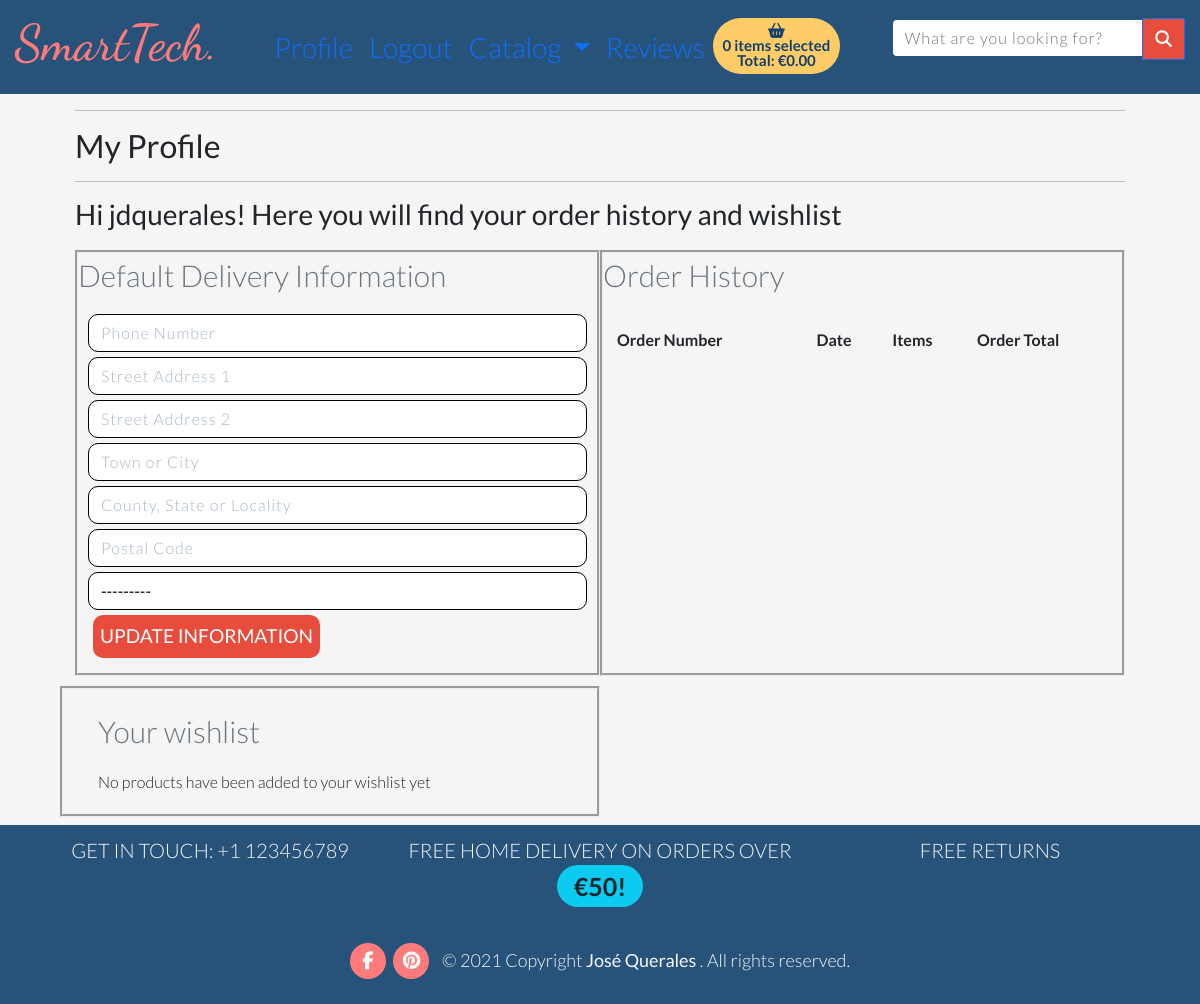
Page /profiles/ (signed in) on the earlier database version.
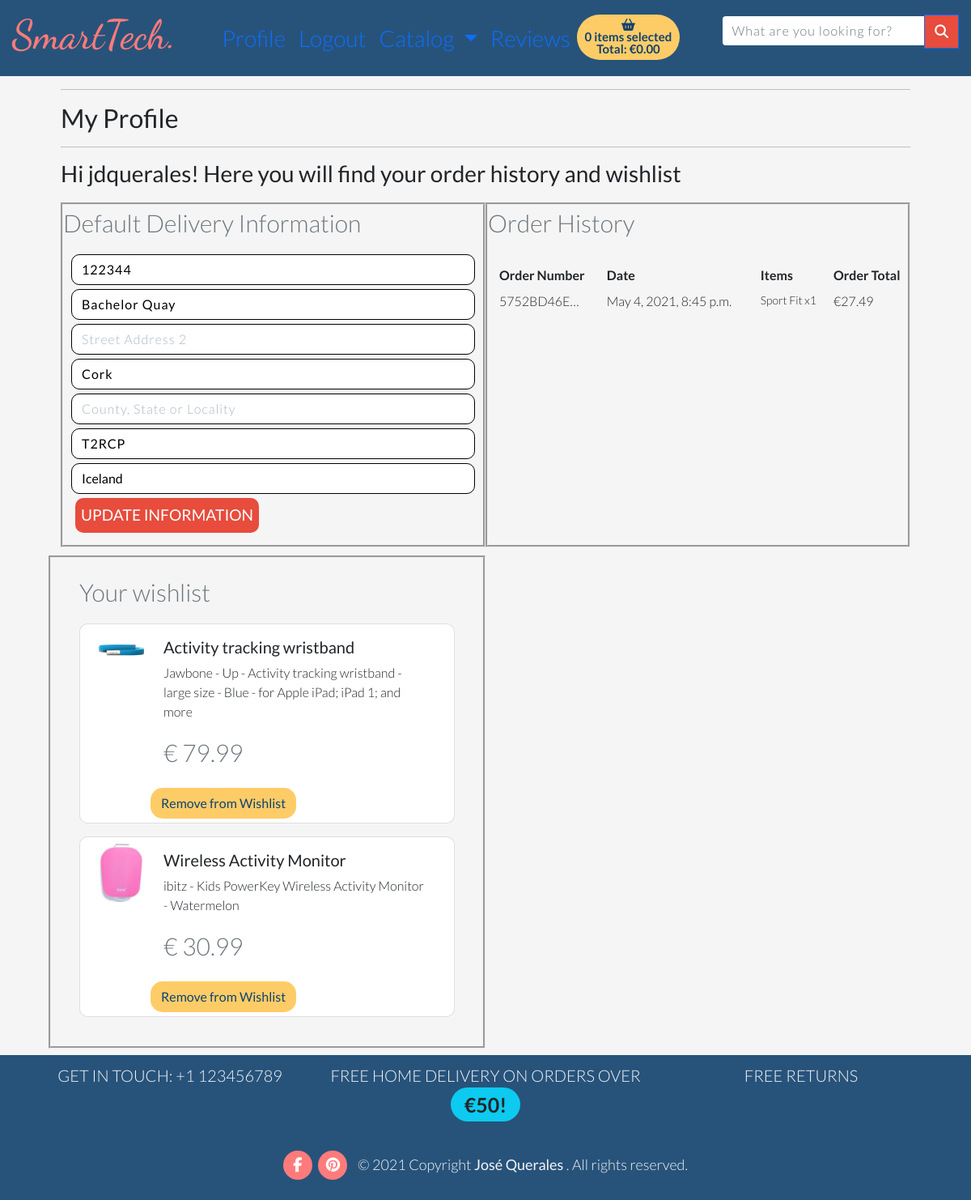
Same page on the later database version.
### profiles/models.py (models this page shows)
class UserProfile(models.Model):
    user = models.OneToOneField(User,primary_key=True, on_delete=models.CASCADE)
    default_phone_number = models.CharField(max_length=20, null=True, blank=True)
    default_street_address1 = models.CharField(max_length=80, null=True, blank=True)
    default_street_address2 = models.CharField(max_length=80, null=True, blank=True)
    default_town_or_city = models.CharField(max_length=40, null=True, blank=True)
    default_county = models.CharField(max_length=80, null=True, blank=True)
    default_postcode = models.CharField(max_length=20, null=True, blank=True)
    default_country = CountryField(blank_label='Country', null=True, blank=True)
    def __str__(self):
        return self.user.username

### checkout/models.py (models this page shows, shortened)
class Order(models.Model):
    order_number = models.CharField(max_length=32, null=False, editable=False)
    user_profile = models.ForeignKey(UserProfile, on_delete=models.SET_NULL,
                                 null=True, blank=True, related_name='orders')
    full_name = models.CharField(max_length=50, null=False, blank=False)
    email = models.EmailField(max_length=254, null=False, blank=False)
    phone_number = models.CharField(max_length=20, null=False, blank=False)
    country = CountryField(blank_label='Country *', null=False, blank=False)
    postcode = models.CharField(max_length=20, null=True, blank=True)
    town_or_city = models.CharField(max_length=40, null=False, blank=False)
    street_address1 = models.CharField(max_length=80, null=False, blank=False)
    street_address2 = models.CharField(max_length=80, null=True, blank=True)
    county = models.CharField(max_length=80, null=True, blank=True)
    date = models.DateTimeField(auto_now_add=True)
    delivery_cost = models.DecimalField(max_digits=6, decimal_places=2, null=False, default=0)
    order_total = models.DecimalField(max_digits=10, decimal_places=2, null=False, default=0)
    grand_total = models.DecimalField(max_digits=10, decimal_places=2, null=False, default=0)
    original_cart = models.TextField(null=False, blank=False, default='')
    stripe_pid = models.CharField(max_length=254, null=False, blank=False, default='')
    def __str__(self):
        return self.order_number

class OrderLineItem(models.Model):
    order = models.ForeignKey(Order, null=False, blank=False, on_delete=models.CASCADE, related_name='lineitems')
    product = models.ForeignKey(Product, null=False, blank=False, on_delete=models.CASCADE)
    quantity = models.IntegerField(null=False, blank=False, default=0)
    lineitem_total = models.DecimalField(max_digits=6, decimal_places=2, null=False, blank=False, default=0)

### products/models.py (models this page shows, shortened)
class Product(models.Model):
    class Meta:
        verbose_name_plural = 'Products'
    description = models.TextField()
    friendly_name = models.CharField(max_length=254)
    price = models.DecimalField(max_digits=6, decimal_places=2)
    category = models.ForeignKey('Category', null=True, blank=True, on_delete=models.SET_NULL)
    body_location= models.ForeignKey('Location', null=True, blank=True, on_delete=models.SET_NULL)
    brand = models.CharField(max_length=254, null=True, blank=True)
    origin = models.ForeignKey('Origin', null=True, blank=True, on_delete=models.SET_NULL)
    image = models.ImageField(null=True, blank=True)
    stock = models.BooleanField(null=False, blank=True, default=True)
    user_wishlist = models.ManyToManyField(User, related_name="user_wishlist", blank=True)
    def __str__(self):
        return self.friendly_name

### profiles/views.py (the view)
# urls.py: path('', views.profile, name='profile'),
def profile(request):
    template = 'profiles/profile.html'
    if request.user.is_authenticated:
        profile = get_object_or_404(UserProfile, user=request.user)
        if request.method == 'POST':
            form = UserProfileForm(request.POST, instance=profile)
            if form.is_valid():
                form.save()
                messages.success(request, 'Profile updated successfully')
        form = UserProfileForm(instance=profile)
        orders = profile.orders.all()
        wishlist = Product.objects.filter(user_wishlist=request.user)
        print(wishlist)
        print(orders)
        context = {
            'profile': profile,
            'form': form,
            'wishlist': wishlist,
            'orders': orders}
        return render(request, template, context)
    else:
        return redirect(reverse('home'))

### profiles/templates/profiles/profile.html (shortened to what this page needs)
{% extends "base.html" %} {% load static %} {% block content %}
<div class="overlay"></div>
<div class="container mb-2" id="shopping-cart">
  <div class="row">
    <div class="col">
      <hr />
      <h2 mb-4>My Profile</h2>
      <hr />
    </div>
  </div>
  <div class="row">
    <div class="col">
      <h3 mb-4>
        Hi {{ profile }}! Here you will find your order history and wishlist
      </h3>
    </div>
  </div>
  <div class="row profile">
    <div class="col-12 col-lg-6 profile-div">
      <p class="text-muted">Default Delivery Information</p>
      <form
        class="mt-3 profile-column"
        action="{% url 'profile' %}"
        method="POST"
        id="profile-update-form"
      >
        {% csrf_token %} {{form|crispy}}
        <button class="btn btn-black rounded-0 text-uppercase float-right">
          Update Information
        </button>
      </form>
    </div>
    <div class="col-12 col-lg-6 profile-div">
      <p class="text-muted">Order History</p>
      <div class="order-history table-responsive">
        <table class="table table-sm table-borderless profile-column">
          <thead>
            <tr>
              <th>Order Number</th>
              <th>Date</th>
              <th>Items</th>
              <th>Order Total</th>
            </tr>
          </thead>
          <tbody>
            {% for order in orders %}
            <tr>
              <td>
                  {{ order.order_number|truncatechars:10 }}
              </td>
              <td>{{ order.date }}</td>
              <td>
                <ul class="list-unstyled">
                  {% for item in order.lineitems.all %}
                  <li class="small">
                    {{ item.product.friendly_name }} x{{ item.quantity }}
                  </li>
                  {% endfor %}
                </ul>
              </td>
              <td>€{{ order.grand_total }}</td>
            </tr>
            {% endfor %}
          </tbody>
        </table>
      </div>
    </div>
  </div>
  <div class="row profile profile-div">
    <div class="col wishlist-column">
    <p class="text-muted">Your wishlist</p>
      {% if wishlist %} {% for product in wishlist %}
      <div class="card card-wishlist mb-3 rounded-0">
        <div class="row g-0">
          <div class="col-md-2 lg-4">
            {% if product.image %}
            <a href="{% url 'product_detail' product.id %}">
                <img
                class="img-fluid d-block p-2"
                width="135px"
                src="{{ product.image.url }}"
                alt="{{ product.friendly_name }}"
              />
              </a>
            {% endif %}
          </div>
          <div class="col-md-10">
            <div class="card-body">
              <h5 class="card-title">{{product.friendly_name}}</h5>
              <p class="card-text">{{product.description}}</p>
              <p class="card-text">
                <small class="text-muted">€ {{product.price}}</small>
              </p>
            </div>
            <a
            type="button"
            class="btn btn-yellow-wishlist text-center"
            href="{% url 'add_to_wishlist' product.id %}"
            >Remove from Wishlist</a
          >
          </div>
        </div>
      </div>
      {% endfor %} {% else %}
      <p class="card-text">No products have been added to your wishlist yet</p>
      {% endif %}
    </div>
  </div>
</div>
{% endblock %}

### templates/base.html (shortened to what this page needs)
{% load static %}
<!DOCTYPE html>
<html lang="en">
  <head>
     {% block extra_meta %} {% endblock %} {% block corecss %}
    <link
      href="https://cdn.jsdelivr.net/npm/bootstrap@5.0.0-beta3/dist/css/bootstrap.min.css"
      rel="stylesheet"
    />
    <link rel="stylesheet" href="{% static 'css/base.css' %}" />
    {% endblock %} {% block extra_css %} {% endblock %}
  </head>
  <body>
    <div class="header-background">
      <div id="nav" class="sticky-nav row">
        <div class="col-sm-12 col-md-9">
          <nav class="navbar navbar-expand-lg">
            <div class="container-fluid">
                <a href="{% url 'home' %}" class="navbar-brand main-logo-link links">
                  <h2 class="logo-font">SmartTech.</h2>
                </a>
              <div class="collapse navbar-collapse" id="navbarSupportedContent">
                <ul class="navbar-nav me-auto mb-2 mb-lg-0 ms-auto">
                  {% if request.user.is_authenticated %}
                  <li class="nav-item">
                    <a href="{% url 'profile' %}" class="nav-link">Profile</a>
                  </li>
                  <li class="nav-item">
                    <a href="{% url 'account_logout' %}" class="nav-link">
                      Logout
                    </a>
                  </li>
                  {% endif %}
                  <li class="nav-item dropdown">
                    <a
                      class="nav-link dropdown-toggle"
                      href="#"
                      id="navbarDropdown"
                      role="button"
                      data-bs-toggle="dropdown"
                      aria-expanded="false"
                    >
                      Catalog
                    </a>
                  </li>
                  {% if request.user.is_authenticated %}
                  <a href="{% url 'submit_review_page' %}" class="nav-link"
                    >Reviews</a
                  >
                  {% endif %}
                  <li class="list-inline-item">
                    <a href="{% url 'view_cart' %}">
                      <div class="shopping-basket-icon">
                        <div class="badge rounded-pill bg-shopping-cart">
                          <i class="fas fa-shopping-basket"></i>
                          <div>
                          <p class="p-basket">
                            {% if product_count %} {{ product_count }}
                            {% else %} 0
                            {% endif %} item{{ product_count|pluralize }} selected
                          </p>
                          <p class="p-basket">
                            Total: {% if grand_total %} €{{grand_total|floatformat:2 }}
                            {% else %} €0.00
                            {%endif %}
                          </p>
                        </div>
                      </div></div
                      >
                    </a>
                  </li>
                </ul>
              </div>
            </div>
          </nav>
        </div>
        <div
          class="col-sm-12 col-md-3 d-sm-inline-block form-inline mr-auto ml-md-3 my-2 mw-100"
        >
          <form
            method="GET"
            action="{% url 'products' %}"
            class="d-flex main-form"
          >
            <div class="input-group">
              <input
                type="text"
                class="form-control border-0 small"
                name="search"
                placeholder="What are you looking for?"
                aria-label="Search"
                id="target"
              />
              <div class="input-group-append" id="search-button">
                <button class="btn btn-primary btn-primary-search" type="submit">
                  <i class="fas fa-search fa-sm"></i>
                </button>
              </div>
            </div>
          </form>
        </div>
      </div>
      {% block content %} {% endblock %}
    </div>
    <footer>
      <div class="row container-fluid">
        <div class="col-lg-4 col-md-4 text-center">
          <p class="text-white-uppercase lead">GET IN TOUCH: +1 123456789</p>
        </div>
        <div class="col-lg-4 col-md-4 text-center">
          <p class="text-white-uppercase lead">
            FREE HOME DELIVERY ON ORDERS OVER
            <span
              class="badge badge-footer rounded-pill bg-info text-dark text-white-uppercase lead"
              >€{{ free_delivery_threshold }}!</span
            >
          </p>
        </div>
        <div class="col-lg-4 col-md-4 text-center">
          <p class="text-white-uppercase lead">FREE RETURNS</p>
        </div>
      </div>
      <div class="row social-links">
        <div class="col text-center social-links">
          <a href="https://www.facebook.com/" target="_blank"
            ><i class="fab fa-facebook-f"></i>
          </a>
          <a href="https://www.pinterest.com/" target="_blank"
            ><i class="fab fa-pinterest"></i>
          </a>
          <span class="copyright">
            © 2021 Copyright <strong> José Querales</strong> . All rights
            reserved.
          </span>
        </div>
      </div>
    </footer>
  </body>
</html>

Differences in the rows shown:
changed UserProfile "jdquerales": default_phone_number (not shown) → "122344"; default_street_address1 (not shown) → "Bachelor Quay"; default_town_or_city (not shown) → "Cork"; default_postcode (not shown) → "T2RCP"; default_country "---------" → "Iceland"
added Order: order_number "5752BD46E…", date "May 4, 2021, 8:45 p.m.", grand_total "27.49"
added OrderLineItem: product.friendly_name "Sport Fit", quantity "1"
now on this page (row unchanged): Product: image (picture), friendly_name "Activity tracking wristband", description "Jawbone - Up - Activity tracking wristband - large size - Blue - for Apple iPad; iPad 1; and more", price "79.99"
now on this page (row unchanged): Product: image (picture), friendly_name "Wireless Activity Monitor", description "ibitz - Kids PowerKey Wireless Activity Monitor - Watermelon", price "30.99"
Other differences:
text no longer shown: "No products have been added to your wishlist yet"
